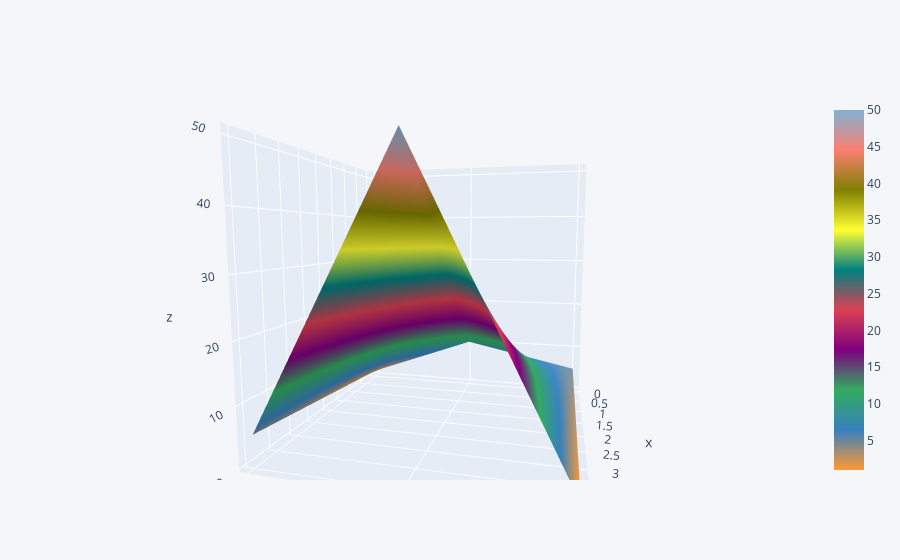

The cell this chart's notebook holds for it:
### Code cell
df3.iplot(kind='surface')

### Figure 1 — Plotly figure (JSON) as saved in the notebook; plotly's stock layout.template omitted (floating-point values rounded to 4 significant figures)
{"data": [{"colorscale": [[0, "rgb(255, 153, 51)"], [0.1111, "rgb(55, 128, 191)"], [0.2222, "rgb(50, 171, 96)"], [0.3333, "rgb(128, 0, 128)"], [0.4444, "rgb(219, 64, 82)"], [0.5556, "rgb(0, 128, 128)"], [0.6667, "rgb(255, 255, 51)"], [0.7778, "rgb(128, 128, 0)"], [0.8889, "rgb(251, 128, 114)"], [1, "rgb(128, 177, 211)"]], "type": "surface", "x": [0, 1, 2, 3, 4], "y": ["x", "y", "z"], "z": [[1, 2, 3, 4, 5], [10, 20, 30, 40, 50], [5, 4, 3, 2, 1]]}], "layout": {"autosize": true, "legend": {"bgcolor": "#F5F6F9", "font": {"color": "#4D5663"}}, "paper_bgcolor": "#F5F6F9", "plot_bgcolor": "#F5F6F9", "scene": {"aspectmode": "auto", "aspectratio": {"x": 1, "y": 1, "z": 1}, "camera": {"center": {"x": 0, "y": 0, "z": 0}, "eye": {"x": 1.597, "y": 0.4024, "z": 0.195}, "projection": {"type": "perspective"}, "up": {"x": 0, "y": 0, "z": 1}}}, "title": {"font": {"color": "#4D5663"}}, "xaxis": {"gridcolor": "#E1E5ED", "showgrid": true, "tickfont": {"color": "#4D5663"}, "title": {"font": {"color": "#4D5663"}, "text": ""}, "zerolinecolor": "#E1E5ED"}, "yaxis": {"gridcolor": "#E1E5ED", "showgrid": true, "tickfont": {"color": "#4D5663"}, "title": {"font": {"color": "#4D5663"}, "text": ""}, "zerolinecolor": "#E1E5ED"}}}
